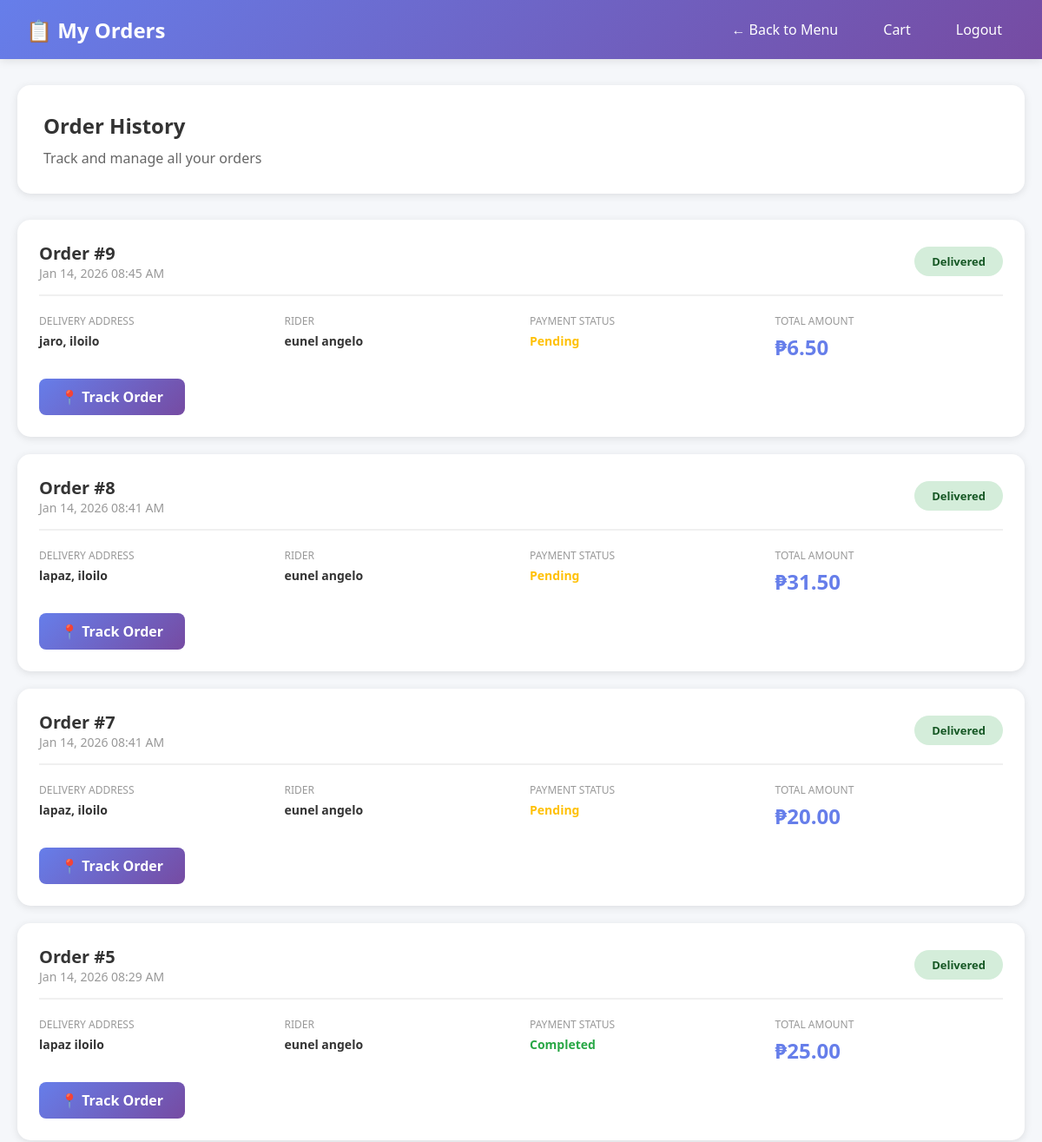
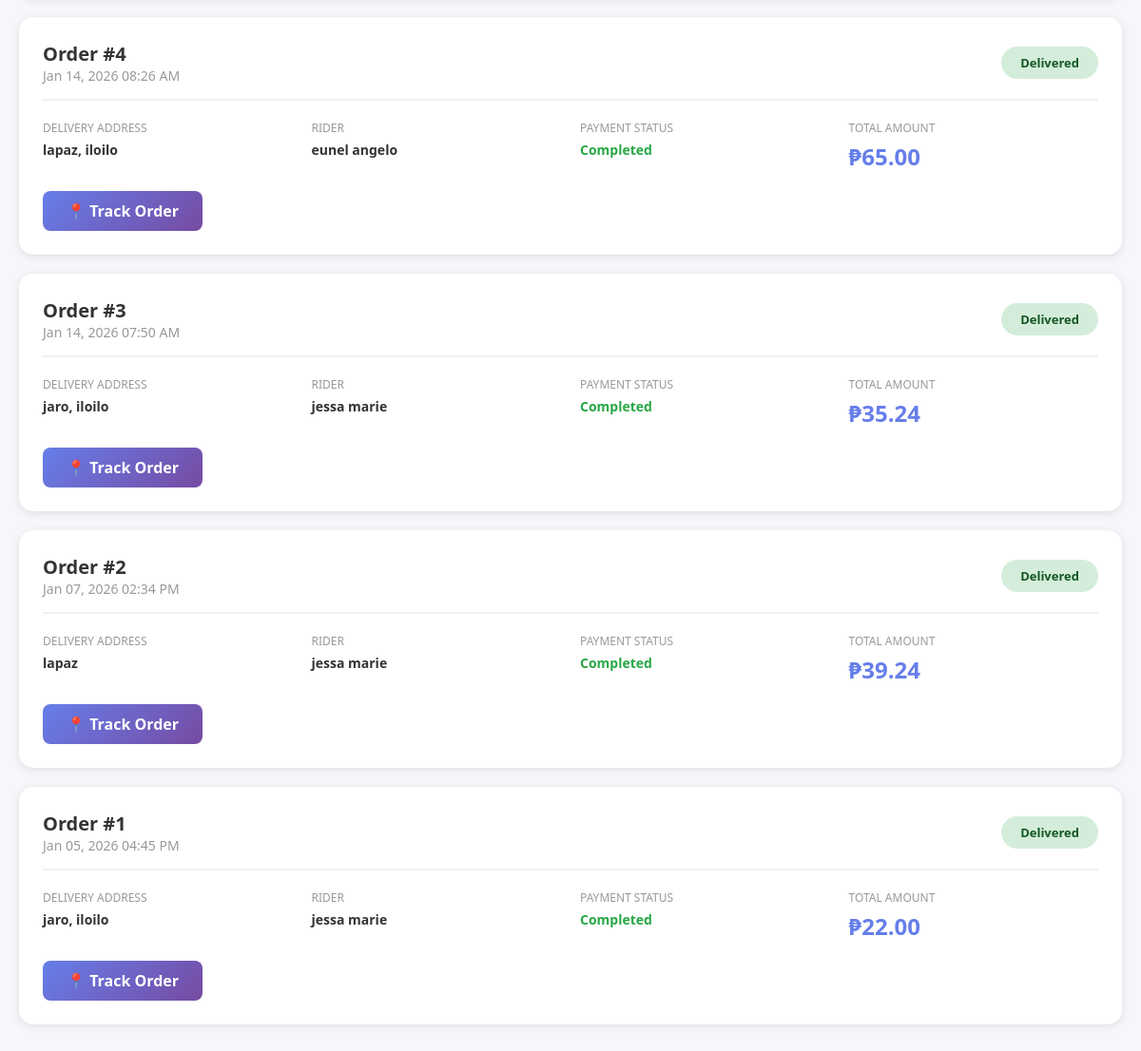
Screenshot of /user/my_orders.php (signed in) with the database file from the repository (2 pictures, top to bottom).
### tables this page shows
CREATE TABLE `orders` (
  `id` int(11) NOT NULL AUTO_INCREMENT PRIMARY KEY,
  `user_id` int(11) DEFAULT NULL,
  `rider_id` int(11) DEFAULT NULL,
  `restaurant_id` int(11) DEFAULT NULL,
  `total_amount` decimal(10,2) DEFAULT NULL,
  `status` enum('pending','confirmed','preparing','on_the_way','delivered','cancelled') DEFAULT 'pending',
  `delivery_address` text DEFAULT NULL,
  `payment_status` enum('pending','completed') DEFAULT 'pending',
  `created_at` timestamp NOT NULL DEFAULT current_timestamp(),
  `order_date` datetime NOT NULL DEFAULT current_timestamp()
);

CREATE TABLE `users` (
  `id` int(11) NOT NULL AUTO_INCREMENT PRIMARY KEY,
  `name` varchar(100) NOT NULL,
  `email` varchar(100) NOT NULL,
  `password` varchar(255) NOT NULL,
  `phone` varchar(20) DEFAULT NULL,
  `address` text DEFAULT NULL,
  `role` enum('customer','rider','owner') DEFAULT 'customer',
  `status` enum('active','inactive','pending','suspended') DEFAULT 'active',
  `created_at` timestamp NOT NULL DEFAULT current_timestamp()
);

### user/my_orders.php (the view, shortened to what this page needs)
<?php
$db = new Database();
$conn = $db->getConnection();
$stmt = $conn->prepare("
    SELECT o.*, r.name as rider_name
    FROM orders o
    LEFT JOIN users r ON o.rider_id = r.id
    WHERE o.user_id = ?
    ORDER BY o.created_at DESC
");
$stmt->execute([$_SESSION['user_id']]);
$orders = $stmt->fetchAll(PDO::FETCH_ASSOC);
?>
<!DOCTYPE html>
<html lang="en">
<head>
</head>
<body>
    <div class="navbar">
        <h1>📋 My Orders</h1>
        <div class="nav-links">
            <a href="dashboard.php">← Back to Menu</a>
            <a href="cart.php">Cart</a>
            <a href="../auth/logout.php">Logout</a>
        </div>
    </div>
    <div class="container">
        <div class="page-header">
            <h2>Order History</h2>
            <p>Track and manage all your orders</p>
        </div>
        <?php if (empty($orders)): ?>
            <div class="empty-state">
                <div class="empty-state-icon">📋</div>
                <h3>No orders yet</h3>
                <p>Start ordering delicious food now!</p>
                <a href="dashboard.php" class="track-btn">Browse Menu</a>
            </div>
        <?php else: ?>
            <?php foreach ($orders as $order): ?>
                <div class="order-card">
                    <div class="order-header">
                        <div>
                            <div class="order-id">Order #<?php echo $order['id']; ?></div>
                            <div class="order-date"><?php echo date('M d, Y h:i A', strtotime($order['created_at'])); ?></div>
                        </div>
                        <span class="status-badge status-<?php echo $order['status']; ?>">
                            <?php echo ucfirst(str_replace('_', ' ', $order['status'])); ?>
                        </span>
                    </div>
                    <div class="order-details">
                        <div class="detail-item">
                            <div class="detail-label">Delivery Address</div>
                            <div class="detail-value"><?php echo htmlspecialchars($order['delivery_address']); ?></div>
                        </div>
                        <div class="detail-item">
                            <div class="detail-label">Rider</div>
                            <div class="detail-value">
                                <?php echo $order['rider_name'] ? htmlspecialchars($order['rider_name']) : 'Not assigned yet'; ?>
                            </div>
                        </div>
                        <div class="detail-item">
                            <div class="detail-label">Payment Status</div>
                            <div class="detail-value" style="color: <?php echo $order['payment_status'] === 'completed' ? '#28a745' : '#ffc107'; ?>">
                                <?php echo ucfirst($order['payment_status']); ?>
                            </div>
                        </div>
                        <div class="detail-item">
                            <div class="detail-label">Total Amount</div>
                            <div class="total-amount">₱<?php echo number_format($order['total_amount'], 2); ?></div>
                        </div>
                    </div>
                    <div style="display: flex; gap: 10px;">
                        <a href="track_order.php?order_id=<?php echo $order['id']; ?>" class="track-btn">
                            📍 Track Order
                        </a>
                    </div>
                </div>
            <?php endforeach; ?>
        <?php endif; ?>
    </div>
</body>
</html>

### user/my_orders.php (style rules this page uses)
* { margin: 0; padding: 0; box-sizing: border-box; }
body { font-family: 'Segoe UI', Tahoma, Geneva, Verdana, sans-serif; background: #f5f7fa; }
.navbar { background: linear-gradient(135deg, #667eea 0%, #764ba2 100%); color: white; padding: 15px 30px; display: flex; justify-content: space-between; align-items: center; box-shadow: 0 2px 10px rgba(0,0,0,0.1); }
.navbar h1 { font-size: 24px; }
.navbar .nav-links { display: flex; gap: 20px; align-items: center; }
.navbar a { color: white; text-decoration: none; padding: 8px 16px; border-radius: 5px; transition: background 0.3s; }
.container { max-width: 1200px; margin: 30px auto; padding: 0 20px; }
.page-header { background: white; padding: 30px; border-radius: 15px; margin-bottom: 30px; box-shadow: 0 2px 10px rgba(0,0,0,0.1); }
.page-header h2 { color: #333; margin-bottom: 10px; }
.page-header p { color: #666; }
.order-card { background: white; border-radius: 15px; padding: 25px; margin-bottom: 20px; box-shadow: 0 2px 10px rgba(0,0,0,0.1); transition: all 0.3s; }
.order-header { display: flex; justify-content: space-between; align-items: center; margin-bottom: 20px; padding-bottom: 15px; border-bottom: 2px solid #f0f0f0; }
.order-id { font-size: 20px; font-weight: bold; color: #333; }
.order-date { color: #999; font-size: 14px; }
.status-badge { display: inline-block; padding: 8px 20px; border-radius: 20px; font-size: 13px; font-weight: 600; text-transform: capitalize; }
.status-delivered { background: #d4edda; color: #155724; }
.order-details { display: grid; grid-template-columns: repeat(auto-fit, minmax(200px, 1fr)); gap: 20px; margin-bottom: 20px; }
.detail-item { font-size: 14px; }
.detail-label { color: #999; font-size: 12px; text-transform: uppercase; margin-bottom: 5px; }
.detail-value { color: #333; font-weight: 600; }
.total-amount { font-size: 24px; font-weight: bold; color: #667eea; }
.track-btn { background: linear-gradient(135deg, #667eea 0%, #764ba2 100%); color: white; padding: 10px 25px; border: none; border-radius: 8px; cursor: pointer; font-weight: 600; text-decoration: none; display: inline-block; transition: all 0.3s; }

### rows the page displays
orders: id "9", created_at "Jan 14, 2026 08:45 AM", status "Delivered", delivery_address "jaro, iloilo", rider.name "eunel angelo", payment_status "Pending", total_amount "6.50"
orders: id "8", created_at "Jan 14, 2026 08:41 AM", status "Delivered", delivery_address "lapaz, iloilo", rider.name "eunel angelo", payment_status "Pending", total_amount "31.50"
orders: id "7", created_at "Jan 14, 2026 08:41 AM", status "Delivered", delivery_address "lapaz, iloilo", rider.name "eunel angelo", payment_status "Pending", total_amount "20.00"
orders: id "5", created_at "Jan 14, 2026 08:29 AM", status "Delivered", delivery_address "lapaz iloilo", rider.name "eunel angelo", payment_status "Completed", total_amount "25.00"
orders: id "4", created_at "Jan 14, 2026 08:26 AM", status "Delivered", delivery_address "lapaz, iloilo", rider.name "eunel angelo", payment_status "Completed", total_amount "65.00"
orders: id "3", created_at "Jan 14, 2026 07:50 AM", status "Delivered", delivery_address "jaro, iloilo", rider.name "jessa marie", payment_status "Completed", total_amount "35.24"
orders: id "2", created_at "Jan 07, 2026 02:34 PM", status "Delivered", delivery_address "lapaz", rider.name "jessa marie", payment_status "Completed", total_amount "39.24"
orders: id "1", created_at "Jan 05, 2026 04:45 PM", status "Delivered", delivery_address "jaro, iloilo", rider.name "jessa marie", payment_status "Completed", total_amount "22.00"
